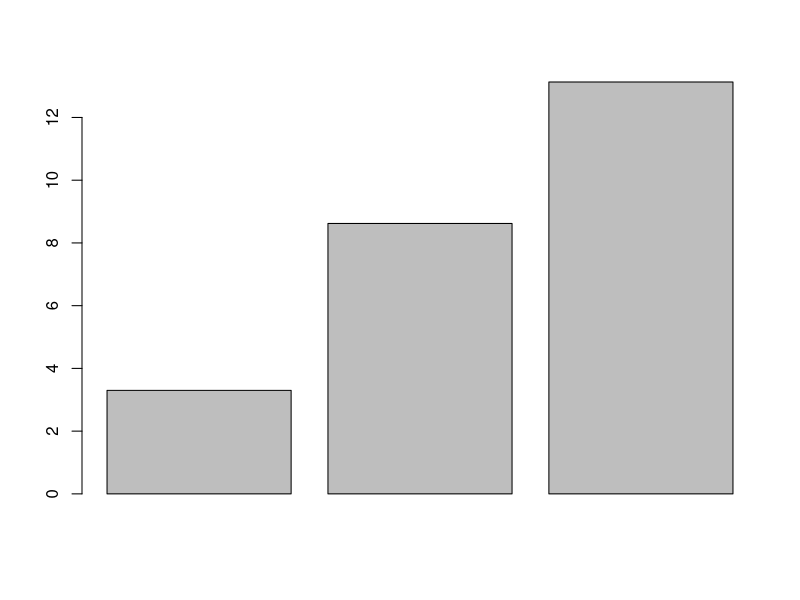
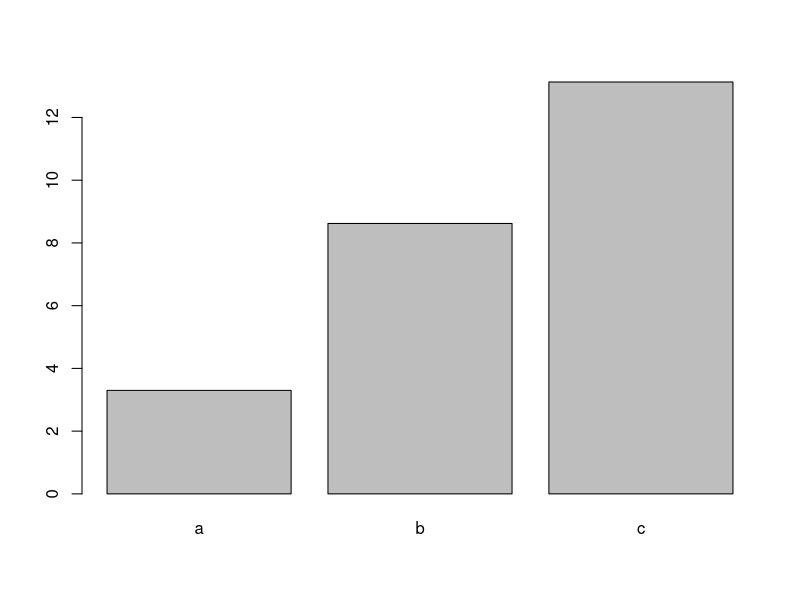
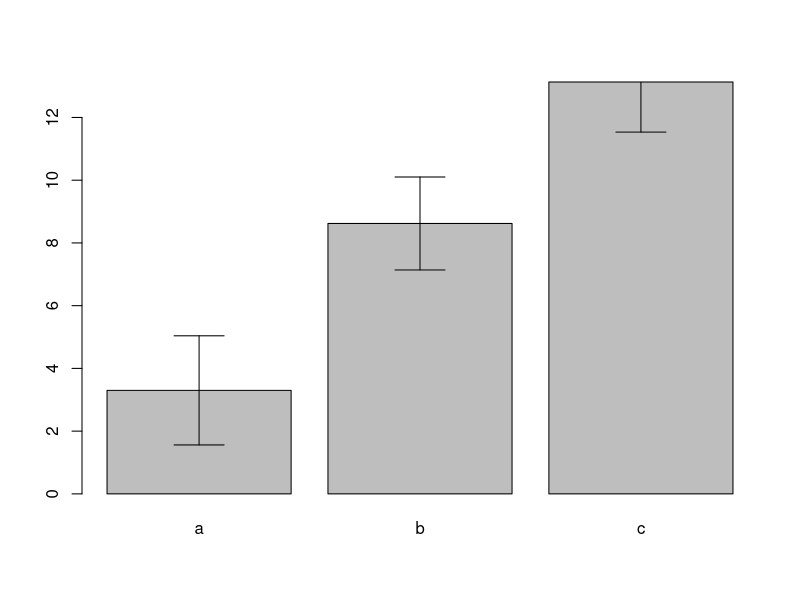
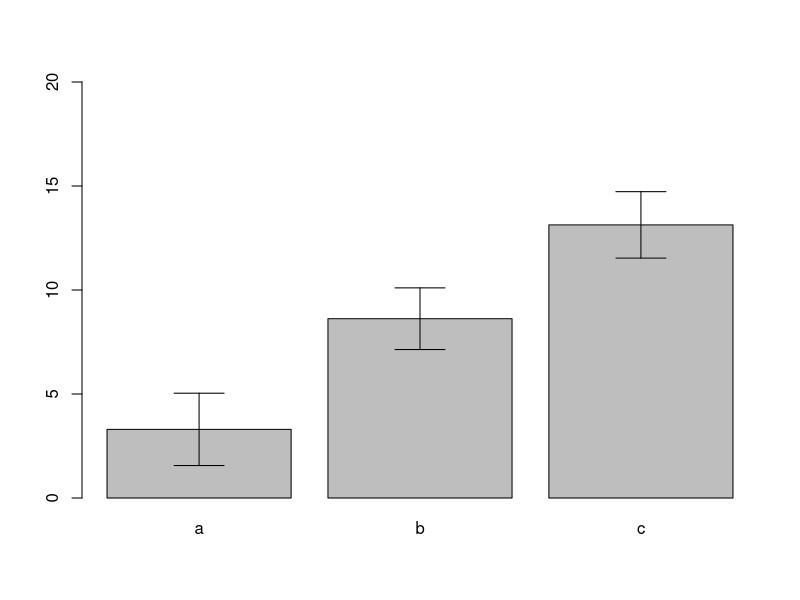
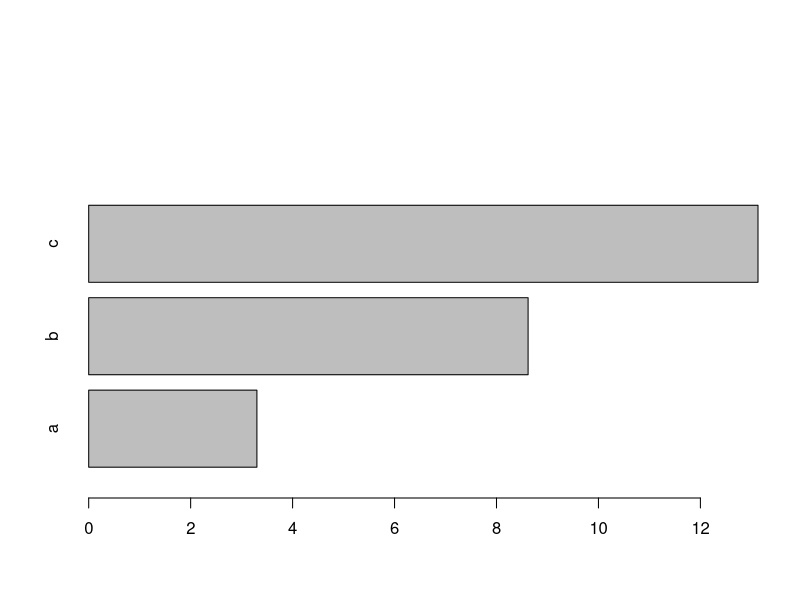
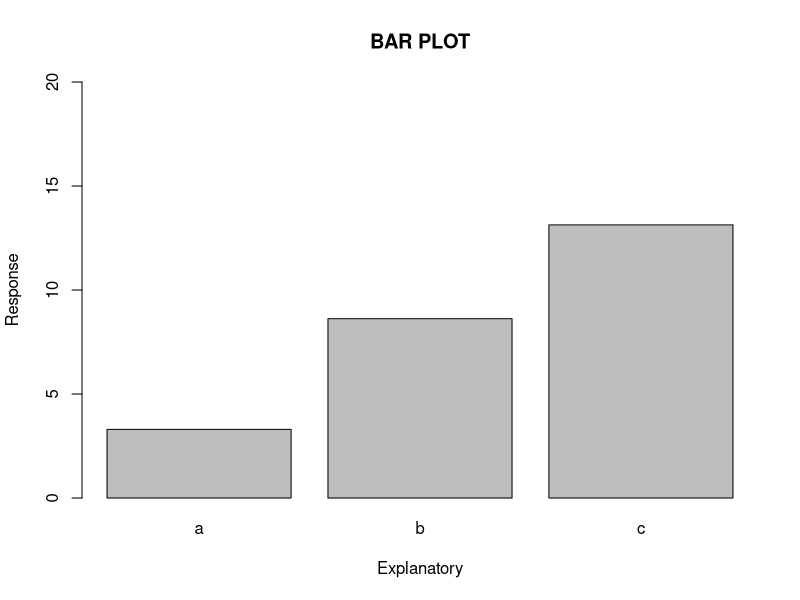
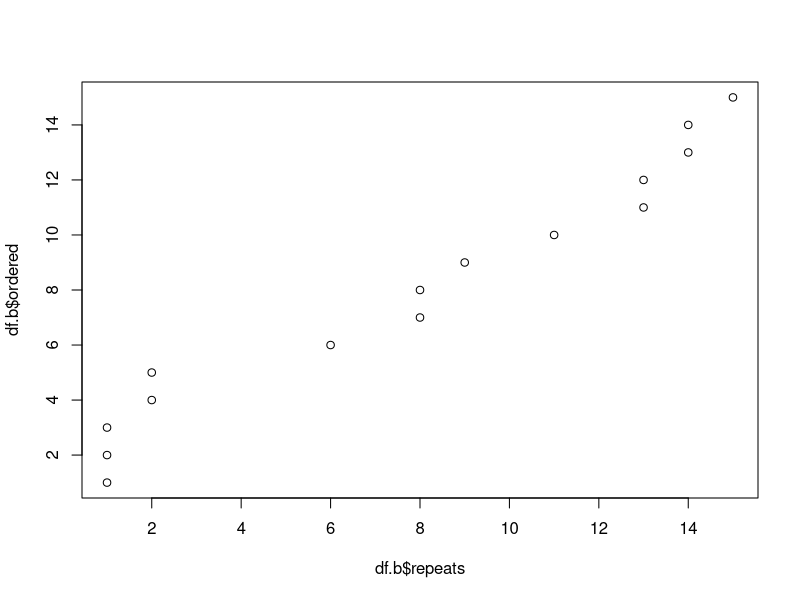
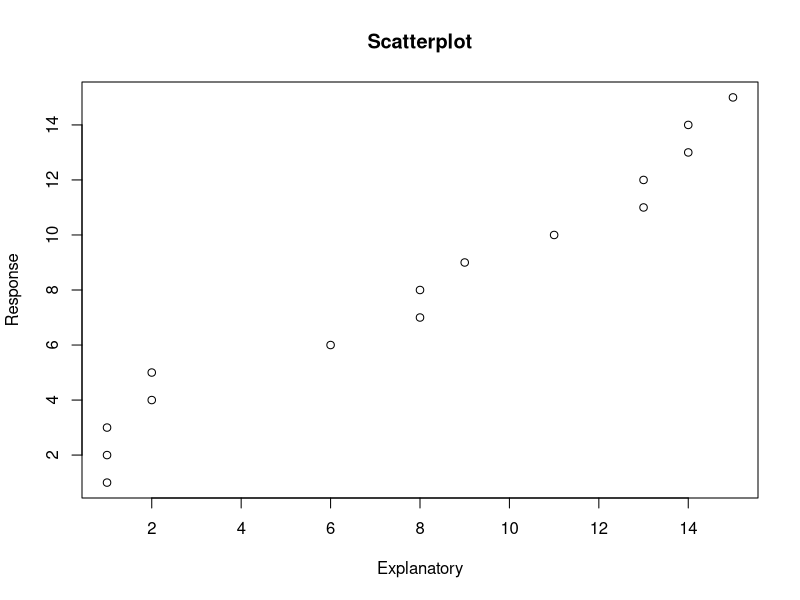

These charts were generated, in order, by the following R code:
# With the data frame you created last week you will:


e<- c('d','e','f','g','h','i','j','k','l','m','n','o','p','q','r')
e

d<- c('a','a','a','a','a','b','b','b','b','b','c','c','c','c','c')
d

a<- c(1,2,3,4,5,6,7,8,9,10,11,12,13,14,15)
a 

b<- c(1,1,1,2,2,6,8,8,9,11,13,13,14,14,15)
b 

c<- c(1.1,2.2,3.3,4.4,5.5,6.6,7.7,8.8,9.9,10.1,11.11,12.12,13.13,14.14,15.15)
c


data<- cbind(e,d,a,b,c)
data

df<- as.data.frame(data)
df

colnames(df) <- c('unique','three','ordered','repeats','decimals')
df

row.names(df) <- df$unique
df



df.b <- df[,-1]
df.b


# Create a barplot for one numeric column, grouped by the character vector with 3 unique values (10 points)

df.b$ordered <- as.numeric(as.character(df.b$ordered))
df.b$repeats <- as.numeric(as.character(df.b$repeats))
df.b$decimals <- as.numeric(as.character(df.b$decimals))


df.mean <- aggregate(df.b$decimals ~df.b$three, FUN = "mean")
df.mean

colnames(df.mean) <- c("Factor","Mean")
df.mean

barplot(df.mean$Mean)
barplot(df.mean$Mean, names.arg = df.mean$Factor)
# Add error bars with mean and standard deviation to the plot

df.sd <- aggregate(df.b$decimals ~df.b$three, FUN = "sd")
colnames(df.sd) <- c("Factor","StanDev")
df.sd

b.plot <- barplot(df.mean$Mean, names.arg = df.mean$Factor)

arrows(b.plot, df.mean$Mean-df.sd$StanDev,
       b.plot, df.mean$Mean+df.sd$StanDev,angle=90,code=3)
b.plot <- barplot(df.mean$Mean, names.arg = df.mean$Factor, ylim = c(0,20))

arrows(b.plot, df.mean$Mean-df.sd$StanDev,
       b.plot, df.mean$Mean+df.sd$StanDev,angle=90,code=3)
barplot(df.mean$Mean, names.arg = df.mean$Factor, ylim = c(0,5), horiz = TRUE)

  # Change the x and y labels and add a title

b.plot <- barplot(df.mean$Mean, names.arg = df.mean$Factor, ylim = c(0,20),xlab = "Explanatory", ylab = "Response", main="BAR PLOT")



  # Export the plot as a PDF that is 4 inches wide and 7 inches tall.

setwd("C:/GitHub/joyse/plots")

getwd()

# Create a scatter plot between two of your numeric columns. (10 points)

plot(df.b$ordered ~ df.b$repeats)

  # Change the point shape and color to something NOT used in the example.
?pch
  # Change the x and y labels and add a title
plot(df.b$ordered ~ df.b$repeats, xlab = "Explanatory", ylab = "Response", main = "Scatterplot")
  # Export the plot as a JPEG by using the "Export" button in the plotting pane.

# Upload both plots with the script used to create them to GitHub. (5 points)
  # Follow the same file naming format as last week for the script.
  # Name plots as Lastname_barplot or Lastname_scatterplot. Save them to your "plots" folder. (5 points)
